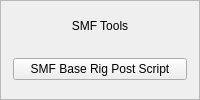
         <widget class="QFrame" name="smf_frame">
          <property name="enabled">
           <bool>true</bool>
          </property>
          <property name="minimumSize">
           <size>
            <width>0</width>
            <height>0</height>
           </size>
          </property>
          <property name="frameShape">
           <enum>QFrame::StyledPanel</enum>
          </property>
          <property name="frameShadow">
           <enum>QFrame::Plain</enum>
          </property>
          <layout class="QVBoxLayout" name="verticalLayout_97">
           <property name="spacing">
            <number>4</number>
           </property>
           <property name="leftMargin">
            <number>2</number>
           </property>
           <property name="topMargin">
            <number>2</number>
           </property>
           <property name="rightMargin">
            <number>2</number>
           </property>
           <property name="bottomMargin">
            <number>2</number>
           </property>
           <item>
            <widget class="QLabel" name="smf_label">
             <property name="text">
              <string>SMF Tools</string>
             </property>
             <property name="alignment">
              <set>Qt::AlignCenter</set>
             </property>
             <property name="margin">
              <number>2</number>
             </property>
            </widget>
           </item>
           <item>
            <widget class="QFrame" name="smf_groupFrame">
             <property name="frameShape">
              <enum>QFrame::NoFrame</enum>
             </property>
             <property name="frameShadow">
              <enum>QFrame::Raised</enum>
             </property>
             <layout class="QVBoxLayout" name="verticalLayout_98">
              <property name="spacing">
               <number>4</number>
              </property>
              <property name="leftMargin">
               <number>0</number>
              </property>
              <property name="topMargin">
               <number>0</number>
              </property>
              <property name="rightMargin">
               <number>0</number>
              </property>
              <property name="bottomMargin">
               <number>0</number>
              </property>
              <item>
               <layout class="QHBoxLayout" name="horizontalLayout_53" stretch="0">
                <property name="spacing">
                 <number>10</number>
                </property>
                <property name="leftMargin">
                 <number>10</number>
                </property>
                <property name="rightMargin">
                 <number>10</number>
                </property>
                <property name="bottomMargin">
                 <number>10</number>
                </property>
                <item>
                 <widget class="QPushButton" name="smf_baseRigPostScript_btn">
                  <property name="text">
                   <string>SMF Base Rig Post Script</string>
                  </property>
                 </widget>
                </item>
               </layout>
              </item>
             </layout>
            </widget>
           </item>
          </layout>
         </widget>
